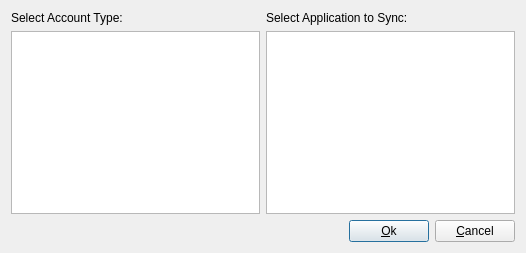
<?xml version="1.0" encoding="UTF-8"?>
<ui version="4.0">
 <class>AccountDialog</class>
 <widget class="QDialog" name="AccountDialog">
  <property name="geometry">
   <rect>
    <x>0</x>
    <y>0</y>
    <width>526</width>
    <height>253</height>
   </rect>
  </property>
  <property name="sizePolicy">
   <sizepolicy hsizetype="Minimum" vsizetype="Minimum">
    <horstretch>0</horstretch>
    <verstretch>0</verstretch>
   </sizepolicy>
  </property>
  <property name="windowTitle">
   <string>Dialog</string>
  </property>
  <layout class="QVBoxLayout" name="verticalLayout">
   <item>
    <layout class="QGridLayout" name="gridLayout">
     <item row="0" column="0">
      <widget class="QLabel" name="label">
       <property name="text">
        <string>Select Account Type:</string>
       </property>
      </widget>
     </item>
     <item row="1" column="0">
      <widget class="QListView" name="backendView"/>
     </item>
     <item row="1" column="1">
      <widget class="QListView" name="appView"/>
     </item>
     <item row="0" column="1">
      <widget class="QLabel" name="label_2">
       <property name="text">
        <string>Select Application to Sync:</string>
       </property>
      </widget>
     </item>
    </layout>
   </item>
   <item>
    <layout class="QHBoxLayout" name="horizontalLayout">
     <item>
      <spacer name="horizontalSpacer">
       <property name="orientation">
        <enum>Qt::Horizontal</enum>
       </property>
       <property name="sizeHint" stdset="0">
        <size>
         <width>40</width>
         <height>20</height>
        </size>
       </property>
      </spacer>
     </item>
     <item>
      <widget class="QPushButton" name="okButton">
       <property name="text">
        <string>&amp;Ok</string>
       </property>
       <property name="icon">
        <iconset theme="dialog-ok">
         <normaloff/>
        </iconset>
       </property>
      </widget>
     </item>
     <item>
      <widget class="QPushButton" name="cancelButton">
       <property name="text">
        <string>&amp;Cancel</string>
       </property>
       <property name="icon">
        <iconset theme="dialog-cancel">
         <normaloff/>
        </iconset>
       </property>
      </widget>
     </item>
    </layout>
   </item>
  </layout>
 </widget>
 <resources/>
 <connections/>
</ui>
